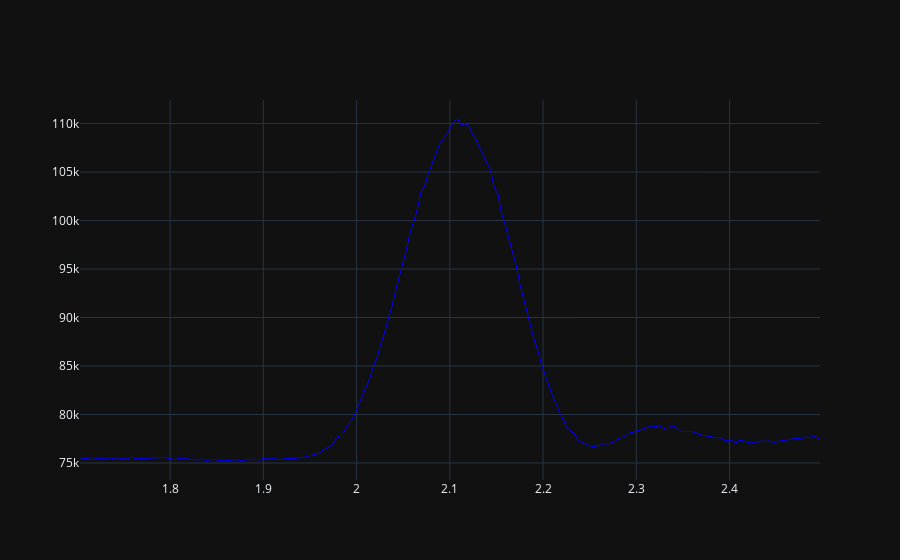

This figure's notebook cell:
### Code cell
data = pd.read_csv(filename)

# adding column names to the data
data.columns = ['L', 'Intensity2']
param1 = data['Intensity2']
param2 = data['L']
x_label = 'L'
y_label = 'Intensity2'

# getting the values of each row
param_1 = param1.values
param_2 = param2.values

# creating the plotly figure
fig = go.Figure()
# adding a trace of the current vs voltage
fig.add_trace(go.Scatter(x=param_2, y=param_1, mode='lines', name='data', line=dict(color='blue', width=1)))

### Figure 1 — Plotly figure (JSON) as saved in the notebook; plotly's stock layout.template omitted (floating-point values rounded to 4 significant figures; data arrays with more than 128 entries replaced by an {"elided": "..."} marker saying what was removed)
{"data": [{"line": {"color": "blue", "width": 1}, "mode": "lines", "name": "data", "x": {"elided": "202 float values"}, "y": {"elided": "202 float values"}, "type": "scatter"}], "layout": {}}
